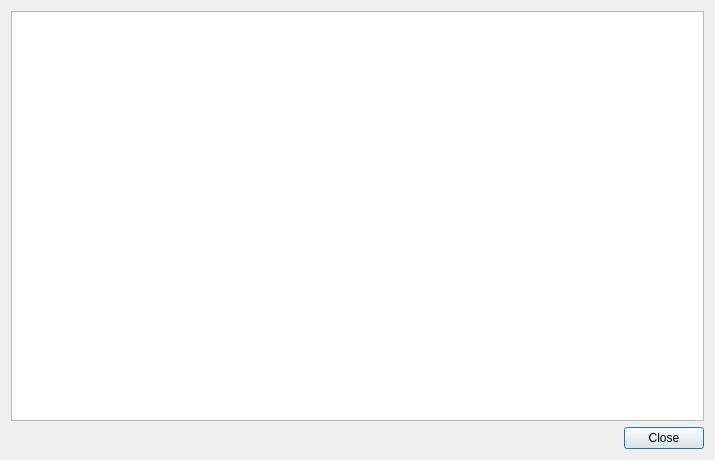
<?xml version="1.0" encoding="UTF-8"?>
<ui version="4.0">
 <class>diff_dialog</class>
 <widget class="QDialog" name="diff_dialog">
  <property name="geometry">
   <rect>
    <x>0</x>
    <y>0</y>
    <width>715</width>
    <height>460</height>
   </rect>
  </property>
  <property name="windowTitle">
   <string>Diff</string>
  </property>
  <layout class="QVBoxLayout" name="verticalLayout">
   <item>
    <widget class="QTextBrowser" name="diff_dialog_text"/>
   </item>
   <item>
    <widget class="QDialogButtonBox" name="diff_dialog_buttons">
     <property name="orientation">
      <enum>Qt::Horizontal</enum>
     </property>
     <property name="standardButtons">
      <set>QDialogButtonBox::Close</set>
     </property>
    </widget>
   </item>
  </layout>
 </widget>
 <resources/>
 <connections>
  <connection>
   <sender>diff_dialog_buttons</sender>
   <signal>accepted()</signal>
   <receiver>diff_dialog</receiver>
   <slot>accept()</slot>
   <hints>
    <hint type="sourcelabel">
     <x>248</x>
     <y>254</y>
    </hint>
    <hint type="destinationlabel">
     <x>157</x>
     <y>274</y>
    </hint>
   </hints>
  </connection>
  <connection>
   <sender>diff_dialog_buttons</sender>
   <signal>rejected()</signal>
   <receiver>diff_dialog</receiver>
   <slot>reject()</slot>
   <hints>
    <hint type="sourcelabel">
     <x>316</x>
     <y>260</y>
    </hint>
    <hint type="destinationlabel">
     <x>286</x>
     <y>274</y>
    </hint>
   </hints>
  </connection>
 </connections>
</ui>
